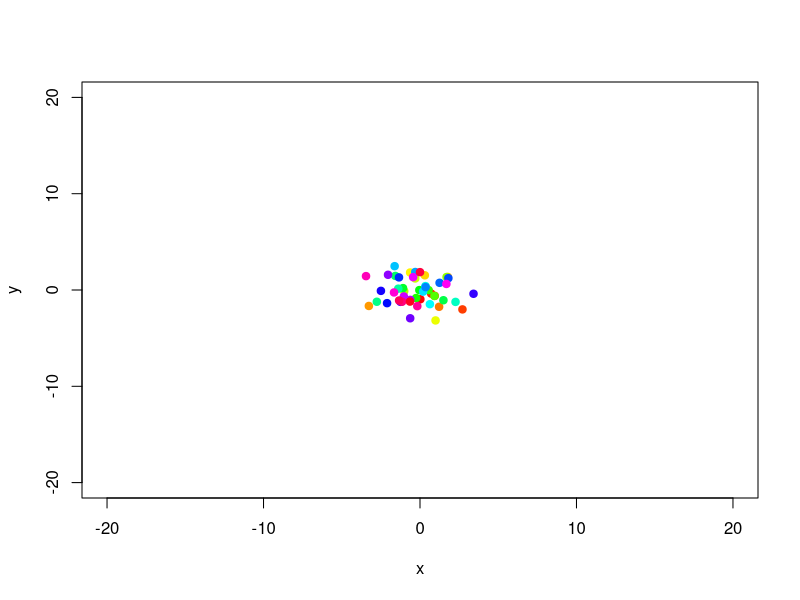
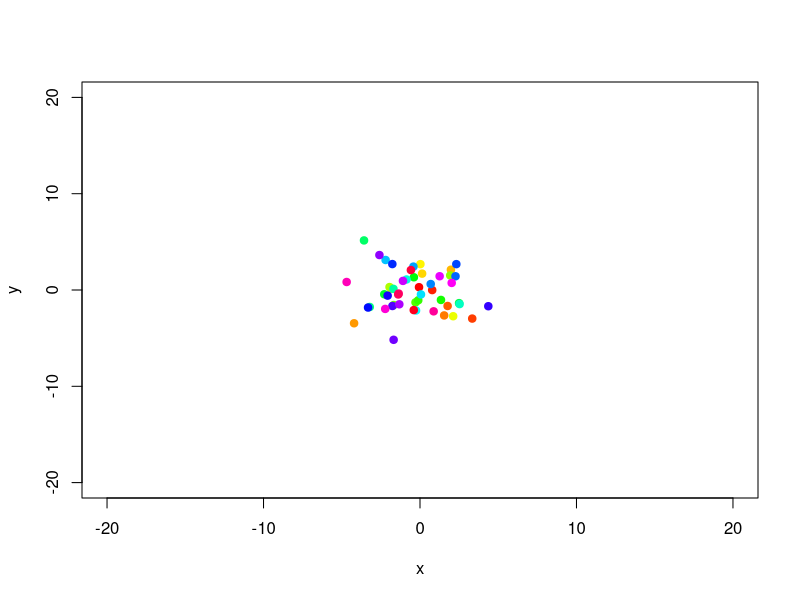
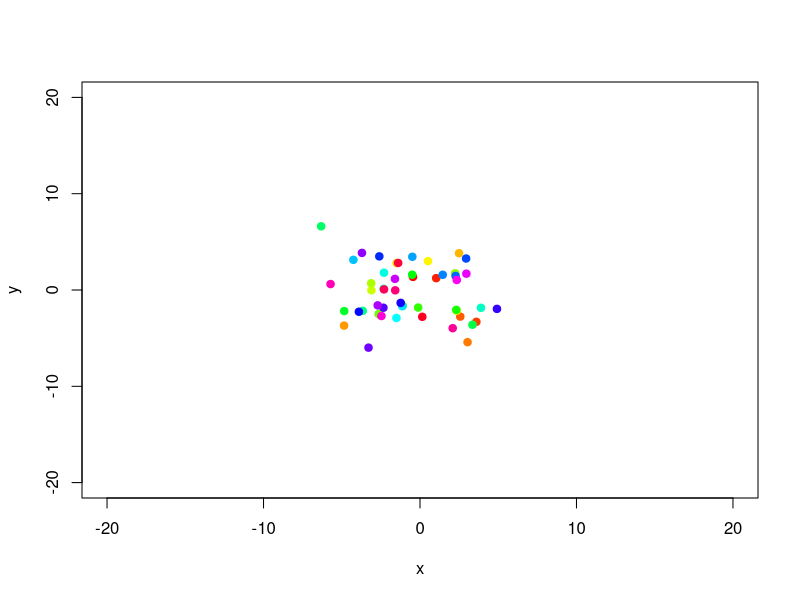
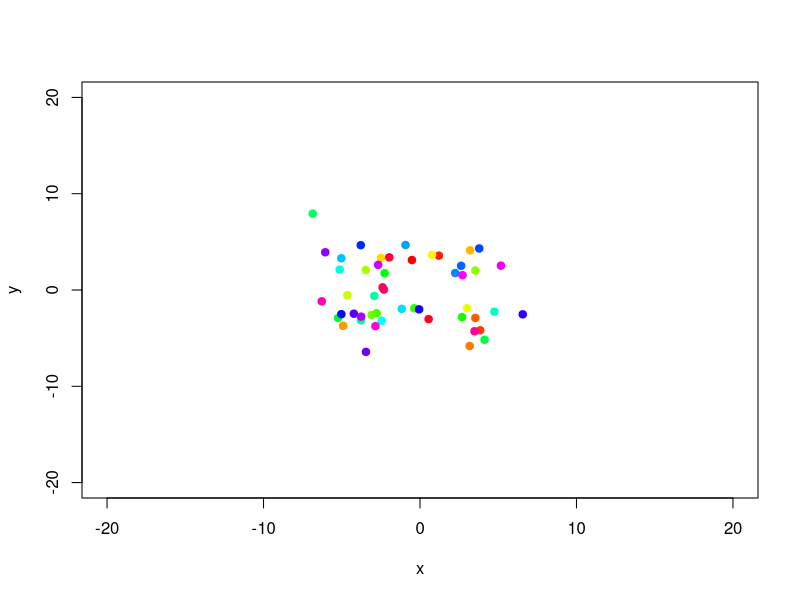
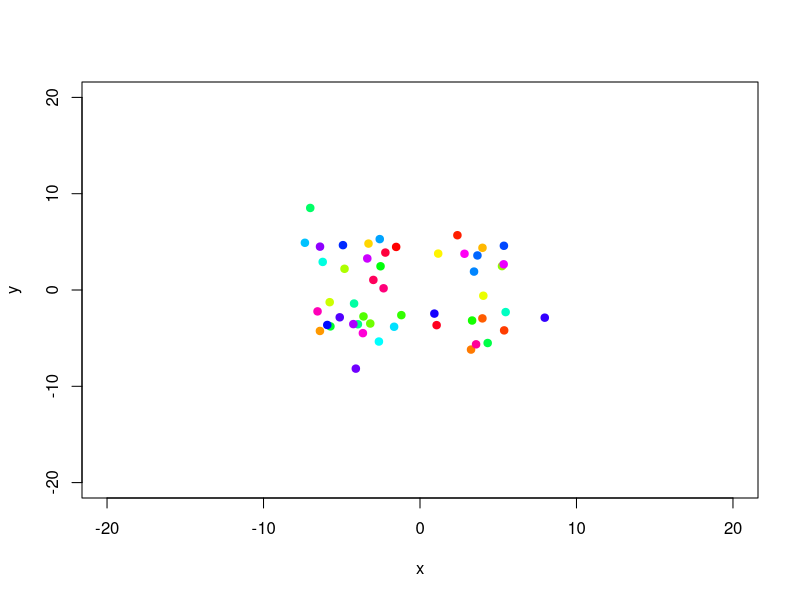
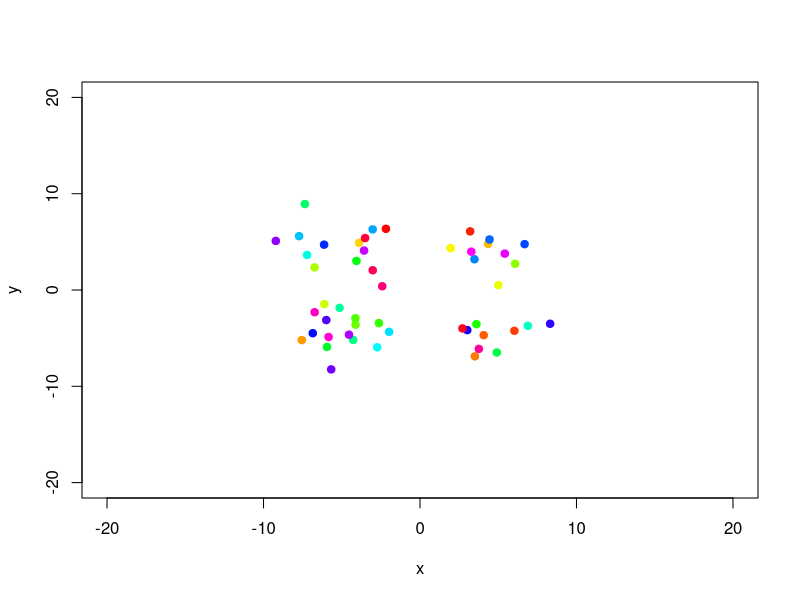
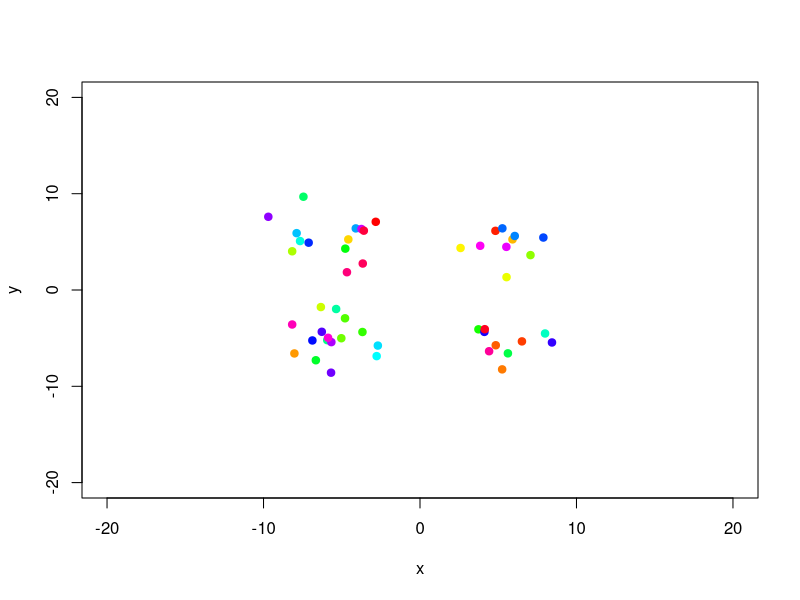
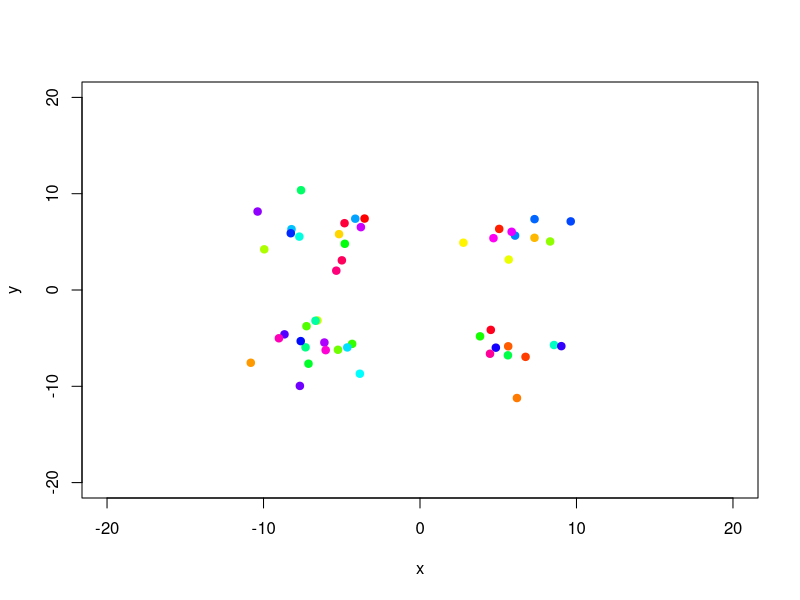

R code for these plots, in order: (Note: a time limit stopped this script after it produced the figures.)
####################################################################
# This has reminded me of bees I saw on my way to school in the
# village when I was a little child...
####################################################################

local({
# number of bees
n = 50
# maximum number of frames
nmax = 3000
# locations
x = rnorm(n)
y = rnorm(n)
# directions
rx = sample(c(-1, 1), n, TRUE)
ry = sample(c(-1, 1), n, TRUE)
# range of the square
r = 20
op = par(pch = 19)
for (i in 1:nmax) {
    dev.hold()
    rx[x >= r] = -1
    rx[x <= -r] = 1
    ry[y >= r] = -1
    ry[y <= -r] = 1
    x = x + abs(rnorm(n)) * rx
    y = y + abs(rnorm(n)) * ry
    plot(x, y, xlim = c(-r, r), ylim = c(-r, r), col = rainbow(n))
    dev.flush()
}
par(op)
})
